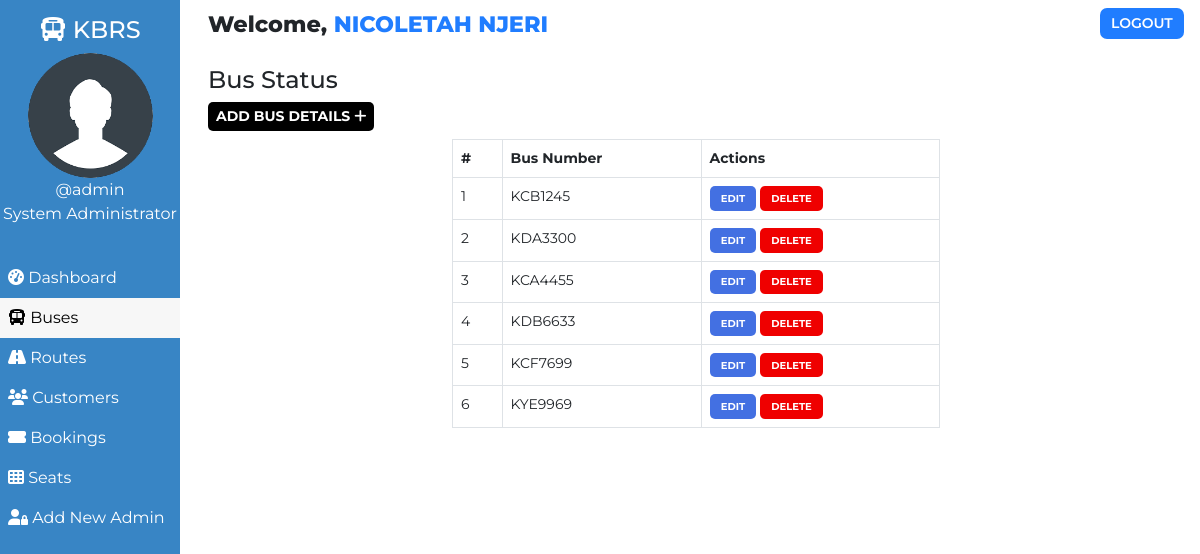
The page /admin/bus.php (signed in) on the database its author committed.
### tables this page shows
CREATE TABLE `users` (
  `user_id` int(11) NOT NULL,
  `user_fullname` varchar(100) NOT NULL,
  `user_name` varchar(30) NOT NULL,
  `user_password` varchar(255) NOT NULL,
  `user_created` datetime NOT NULL DEFAULT current_timestamp()
);

CREATE TABLE `buses` (
  `id` int(100) NOT NULL,
  `bus_no` varchar(255) NOT NULL,
  `bus_assigned` tinyint(1) NOT NULL DEFAULT 0,
  `bus_created` datetime NOT NULL DEFAULT current_timestamp()
);

### admin/bus.php (the view, shortened to what this page needs)
<!DOCTYPE html>
<html lang="en">
<head>
    <link href="https://cdn.jsdelivr.net/npm/bootstrap@5.0.1/dist/css/bootstrap.min.css" rel="stylesheet">
    <?php
        $page="bus";
    ?>
</head>
<body>
    <?php require '../assets/partials/_admin-header.php';?>
        <?php
            $resultSql = "SELECT * FROM `buses` ORDER BY bus_created DESC";
            $resultSqlResult = mysqli_query($conn, $resultSql);
            if(!mysqli_num_rows($resultSqlResult)){ ?>
                <div class="container mt-4">
                    <div id="noCustomers" class="alert alert-dark " role="alert">
                        <h1 class="alert-heading">No Buses Found!!</h1>
                        <p class="fw-light">Be the first person to add one!</p>
                        <hr>
                        <div id="addCustomerAlert" class="alert alert-success" role="alert">
                                Click on <button id="add-button" class="button btn-sm"type="button"data-bs-toggle="modal" data-bs-target="#addModal">ADD <i class="fas fa-plus"></i></button> to add a bus!
                        </div>
                    </div>
                </div>
            <?php }
            else { ?>
            <section id="bus">
                <div id="head">
                    <h4>Bus Status</h4>
                </div>
                <div id="bus-results">
                    <div>
                        <button id="add-button" class="button btn-sm" type="button"data-bs-toggle="modal" data-bs-target="#addModal">Add Bus Details <i class="fas fa-plus"></i></button>
                    </div>
                    <table class="table table-hover table-bordered">
                        <thead>
                            <th>#</th>
                            <th>Bus Number</th>
                            <th>Actions</th>
                        </thead>
                        <?php
                            $ser_no = 0;
                            while($row = mysqli_fetch_assoc($resultSqlResult))
                            {
                                $ser_no++;
                                $id = $row["id"];
                                $busno = $row["bus_no"];
                        ?>
                        <tr>
                            <td>
                                <?php
                                    echo $ser_no;
                                ?>
                            </td>
                            <td>
                                <?php
                                    echo $busno;
                                ?>
                            </td>
                            <td>
                            <button class="button edit-button " data-link="<?php echo $_SERVER['REQUEST_URI']; ?>" data-id="<?php
                                                echo $id;?>" data-busno="<?php
                                                echo $busno;?>"
                                                >Edit</button>
                                            <button class="button delete-button" data-bs-toggle="modal" data-bs-target="#deleteModal" data-id="<?php
                                                echo $id;?>">Delete</button>
                            </td>
                        </tr>
                        <?php
                        }
                    ?>
                    </table>
                </div>
            </section>
            <?php } ?>
        </div>
    </main>
</body>
</html>

### assets/partials/_admin-header.php (shortened to what this page needs)
<?php
    $conn = db_connect();
    $user_id = $_SESSION['user_id'];
    $sql = "SELECT * FROM users WHERE user_id = $user_id";
    $result = mysqli_query($conn, $sql);
    if($row = mysqli_fetch_assoc($result))
    {
        $user_fullname = $row["user_fullname"];
        $user_name = $row["user_name"];
    }
?>
    <main id="container">
        <div id="sidebar">
            <h4><i class="fas fa-bus"></i> KBRS</h4>
            <div>
                <img class="adminDp" src="../assets/img/userav-min.png" height="125px" alt="Admin Profile Pic">
                <p>
                    <?php  echo '@'.$user_name;  ?>
                </p>
                <p>System Administrator</p>
            </div>
            <ul id="options">
                <li class="option <?php if($page=='dashboard'){ echo 'active';}?>">
                    <a href="./dashboard.php">
                    <i class="fas fa-tachometer-alt"></i> Dashboard
                    </a>
                </li>
                <li class="option <?php if($page=='bus'){ echo 'active';}?>">
                    <a href="./bus.php">
                    <i class="fas fa-bus"></i> Buses
                    </a>
                </li>
                <li class="option <?php if($page=='route'){ echo 'active';}?>">
                    <a href="./route.php">
                    <i class="fas fa-road"></i> Routes
                    </a>
                </li>
                <li class="option <?php if($page=='customer'){ echo 'active';}?>">
                    <a href="./customer.php">
                    <i class="fas fa-users"></i> Customers
                    </a>
                </li>
                <li class="option <?php if($page=='booking'){ echo 'active';}?>">
                    <a href="./booking.php">
                    <i class="fas fa-ticket-alt"></i> Bookings
                    </a>
                </li>
                <li class="option <?php if($page=='seat'){ echo 'active';}?>">
                    <a href="./seat.php">
                    <i class="fas fa-th"></i> Seats
                    </a>
                </li>
                <li class="option <?php if($page=='signup'){ echo 'active';}?>">
                    <a href="./signup.php">
                    <i class="fas fa-user-lock"></i> Add New Admin
                    </a>
                </li>
            </ul>
        </div>
        <div id="main-content">
            <section id="welcome">
                <ul>
                    <li class="welcome-item">Welcome,
                        <span id="USER">
                            <?php
                                echo $user_fullname;
                            ?>
                        </span>
                    </li>
                    <li class="welcome-item">
                        <button id="logout" class="btn-sm">
                            <a href="../assets/partials/_logout.php">LOGOUT</a>
                        </button>
                    </li>
                </ul>
            </section>

### assets/styles/admin.php (style rules this page uses)
body { margin: 0; box-sizing: border-box; font-family: 'Montserrat', sans-serif; background-color: white; }
html { scroll-behavior: smooth; }
*, *::after, *::before { box-sizing: inherit; }
#USER { color: #207DFF; }
.adminDp { border-radius: 50%; }
#welcome { background-color: white; }
#welcome ul { display: flex; justify-content: space-between; list-style-type: none; padding: 0; margin: 0; }
#welcome li { margin: 0 1rem; padding: 0.5rem 0; }
#welcome li:first-child { font-weight: 800; font-size: 1.4rem; }
#logout { padding: 0.3rem 0.7rem; background-color: #207DFF; font-weight: 600; outline: none; border: none; border-radius: 7px; }
#logout a { color: white; text-decoration: none; }
@media only screen and (min-width:1000px) { #sidebar { text-align: center; background-color: #3885c5; color: white; width: 15%; position: fixed; top: 0%; padding-top: 1rem; z-index: 2; height: 100vh; } }
@media only screen and (min-width:1000px) { #sidebar p { margin: 0; } }
@media only screen and (min-width:1000px) { #sidebar ul { margin-top: 2rem; } }
@media only screen and (min-width:1000px) { #options { list-style-type: none; text-align: left; padding-left: 0; } }
@media only screen and (min-width:1000px) { .option a { display: block; padding: 0.5rem; text-decoration: none; color: inherit; } }
@media only screen and (min-width:1000px) { .active { background-color:#f7f7f7; color:black; } }
@media only screen and (min-width:1000px) { #main-content { margin-left: 16%; } }

### assets/styles/admin-options.php (style rules this page uses)
* { font-family: Montserrat; }
#booking #head, #customer #head, #route #head, #seat #head, #bus #head { padding-top: 1rem; }
#booking, #customer, #route, #bus, #seat { padding: 0 1rem; }
#booking-results > div, #customer-results > div, #route-results > div, #bus-results > div { margin-bottom: 0.5rem; }
#booking-results button, #customer-results button, #route button, #bus-results button { border-radius: 5px; }
.button { border: none; font-weight: bold; text-transform: uppercase; }
#add-button { background-color: black; color: white; }
table { font-size: 14px; }
#bus table { width: 50%; margin: 0 auto; }
#bus .edit-button, #bus .delete-button, #route .edit-button, #route .delete-button, #customer .edit-button, #customer .delete-button { padding: 0.3rem 0.7rem; }
table th,td { padding-left: 0.3rem; }
table button { color: white; }
.edit-button { background-color: #4370E2; }
.delete-button { background-color: #EF0000; }
.edit-button, .delete-button { font-size: 10px }

### rows shown on the page
users: user_name "admin", user_fullname "NICOLETAH NJERI"
buses: bus_no "KCB1245"
buses: bus_no "KDA3300"
buses: bus_no "KCA4455"
buses: bus_no "KDB6633"
buses: bus_no "KCF7699"
buses: bus_no "KYE9969"
